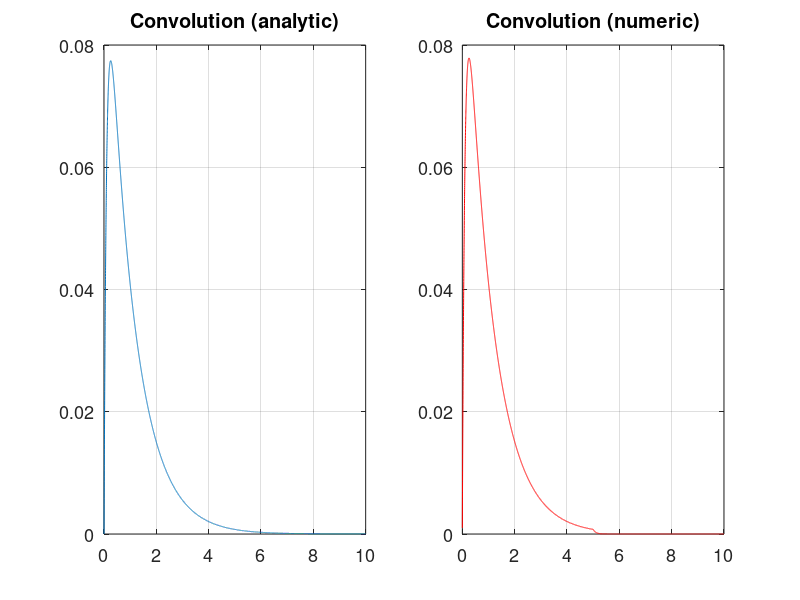
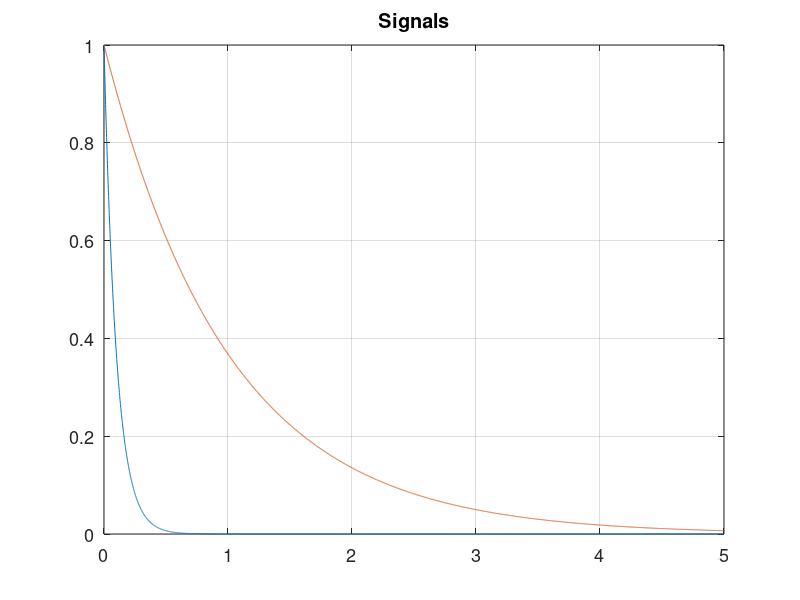

The MATLAB source for these figures, in order:
%file: LV2_1.m             convolution of two decaying exponentials
clear; close all; set(0,'defaultAxesFontSize',13); fpv=[100 100 800 250];
decay1 = 10, decay2 = 1  % vary these decay rates (exponent coefficients)
s = 1e-3;                % time step size
Tmax = 5;  Tm2= 2*Tmax;  % time limits
t = [0:s:Tmax];          % vector of times
h = exp(-decay1*t);      % h(t) = e^{-decay1*t)
x = exp(-decay2*t);      % x(t) = e^{-decay2*t)

y_n = conv(h,x)*s;       % numerical convolution (result length is 2*Tmax)
t_a = [0:s:Tm2];         % analytical convolution time range
% analytical convolution using "commonly encountered convolutions" table #3
y_a = 1/(decay2-decay1)*(exp(-decay1*t_a) - exp(-decay2*t_a));

figure('position',fpv), 
  subplot(1,2,1), plot(t_a,y_a), grid on, title('Convolution (analytic)'),
  subplot(1,2,2), plot(t_a,y_n,'r'), grid on, title('Convolution (numeric)')
figure, plot(t,h, t,x),grid on, title('Signals')
